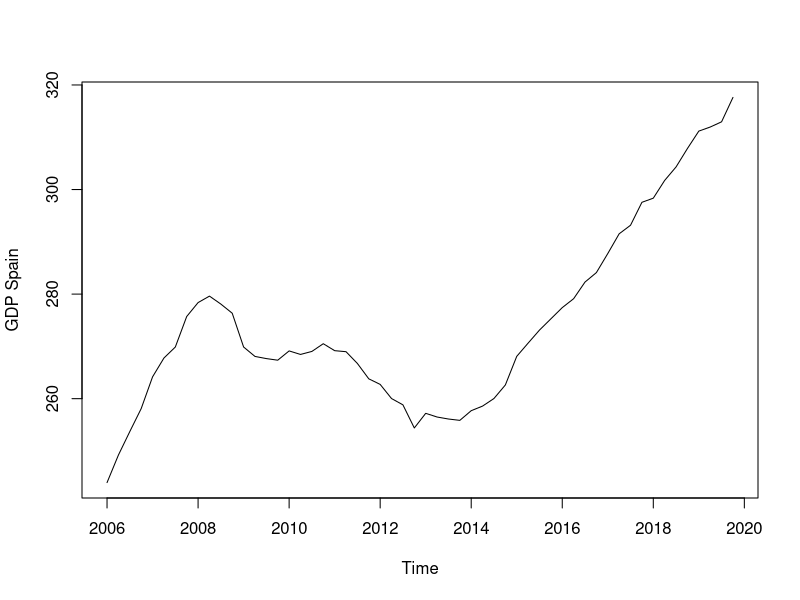

Source code (R): (Note: this script raises an error after producing the figure.)
serie=window(ts(read.table("pibsp.dat")/1000,start=2000,freq=4),start=2006)
plot(serie,ylab="GDP Spain")

# Dickey-Fuller test

summary(ur.df(serie,lag=0))
summary(ur.df(serie,lag=0,type="drift"))
summary(ur.df(serie,lag=0,type="trend"))

# Augmented Dickey-Fuller test

summary(ur.df(serie,selectlags="AIC"))
summary(ur.df(serie,selectlags="AIC",type="drift"))
summary(ur.df(serie,selectlags="AIC",type="trend"))

d1serie=diff(serie)
plot(d1serie,ylab="(1-B)GDP Spain")

# Augmented Dickey-Fuller test

summary(ur.df(d1serie,selectlags="AIC"))
summary(ur.df(d1serie,selectlags="AIC",type="drift"))
summary(ur.df(d1serie,selectlags="AIC",type="trend"))
